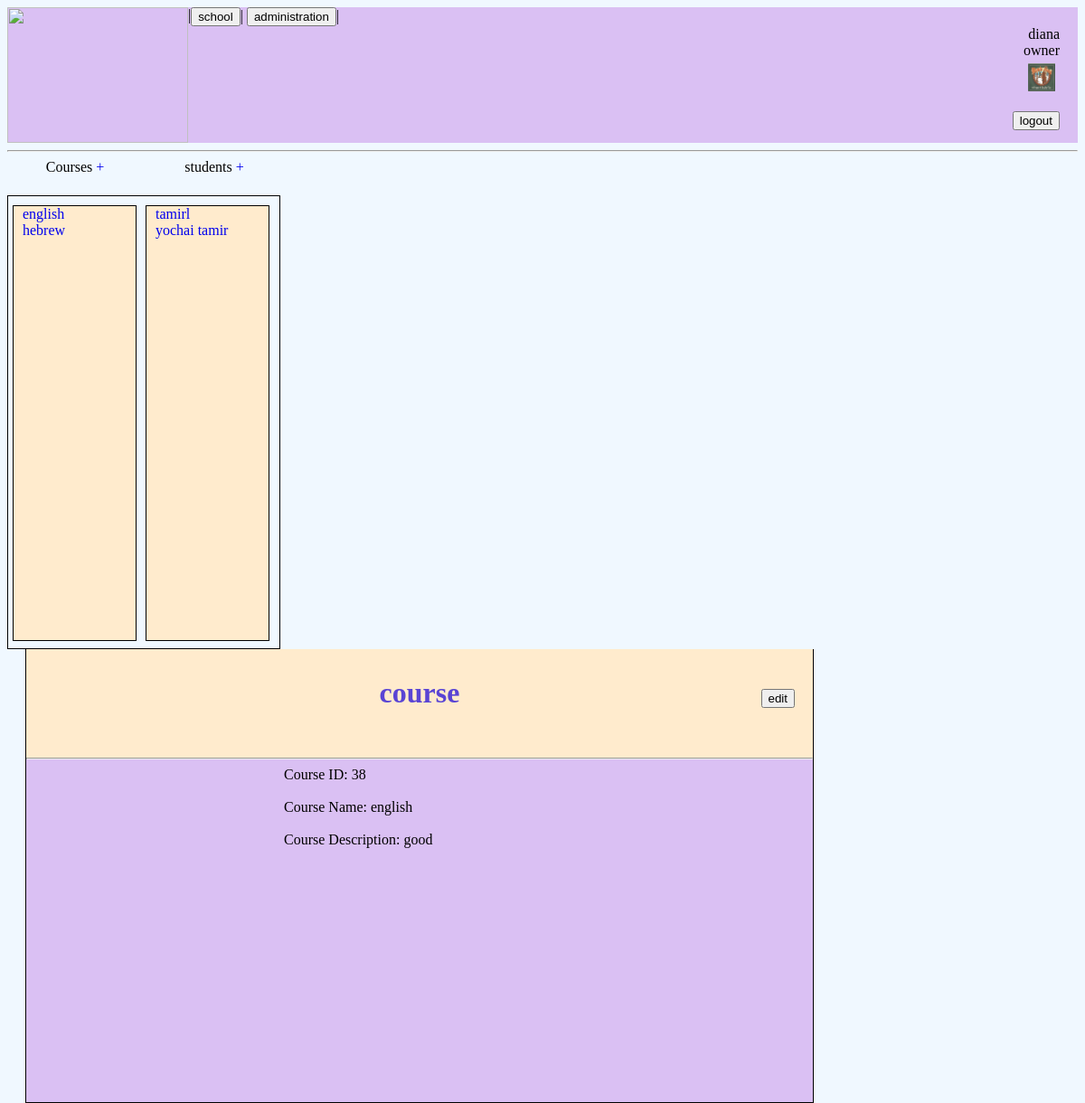
The app's page /view/schoolview.php?school=coursedetails&courseid=38&coursename=english (signed in) with its own data.
### tables this page shows
CREATE TABLE `courses` (
  `ID` int(10) NOT NULL,
  `coursename` varchar(50) NOT NULL,
  `description` varchar(500) NOT NULL
);

CREATE TABLE `students` (
  `ID` int(10) NOT NULL,
  `studentname` varchar(50) NOT NULL,
  `phone` varchar(30) NOT NULL,
  `email` varchar(50) NOT NULL,
  `profilepic` varchar(50) NOT NULL
);

### controller/maincontroller.php (called while the page is built, shortened)
<?php
include_once "../data/bl.php";
class MainController
{
    public function studentsList()
    {
        $a=new BL();
        return $a->studentsList();
    }
    public function courseList()
    {
        $a=new BL();
        return    $a-> courseList();
    }
    public function getCourseDetails()
    {
        $a=new BL();
        $courses=$a->getCourseDetails($_SESSION['courseid']);
        return $courses;
    }
}

### data/data.php (called while the page is built)
<?php
    class Data
    {
        private $servername = "localhost";
        private $username = "root";
        private $password = "";
        private $dbname = "school-project";
        public function fetch($sql)
        {
            try {
                $conn = new PDO("mysql:host=$this->servername;dbname=$this->dbname", $this->username, $this->password);
                $conn->setAttribute(PDO::ATTR_ERRMODE, PDO::ERRMODE_EXCEPTION);
                $resultsArray = $conn->query($sql);
                return $resultsArray;
            } catch (PDOException $e) {
                return $e->getMessage();
            }
        }
    }

### data/bl.php (called while the page is built, shortened)
<?php
include_once "data.php";
class BL
{
    public function studentsList()
    {
        $data= new Data();
        $user=$data->fetch('SELECT `ID`, `studentname` FROM `students`');
        return $user;
    }
    public function courseList()
    {
        $data= new Data();
        $user=$data->fetch('SELECT `ID`, `coursename` FROM `courses`');
        return $user;
    }
    public function getCourseDetails($course)
    {
        $data= new Data();
        $user=$data->fetch("SELECT `ID`, `coursename`,`description` FROM `courses` WHERE ID='".$_SESSION['courseid']."'");
        return $user;
    }
}

### view/schoolview.php (the view, shortened to what this page needs)
        <?php
        include_once "header.php";
        ?>
            <div class=addbuttons>
                <label>Courses</label>
                <?php
                if($_SESSION['role']!='sales'){
                echo '<a href="../view/schoolview.php?school=school&course=addcourse">+</a>';
                }?>
                </div>
            <div class=addbuttons>
                <label>students</label>
                <a href="../view/schoolview.php?school=addstudent">+</a>
            </div>
                <br>
        <div class="menu">
            <div class="list" >
                <?php
                function courseLists(){
                    if(isset($_GET['school'])||isset($_GET['editstudent'])){
                        $a=new MainController();
                        foreach($a->courseList() as $courses){
                            echo "<a href=../view/schoolview.php?school=coursedetails&courseid=".$courses['ID']."&coursename=".$courses['coursename'].">".$courses['coursename']."</a><br>";
                                }
                                }
                            }
                courseLists();
            ?>
            </div>
            <div class="list">
            <?php
            function studentList(){
                if(isset($_GET['school'])||isset($_GET['editstudent'])){
                    $a=new MainController();
                    foreach($a->studentsList() as $student){
                        echo "<a href=../view/schoolview.php?school=studentdetails&studentid=".$student['ID']."&studentname=".$student['studentname'].">".$student['studentname']."</a><br>";
                            }
                            }
                        }
               studentList();
            ?>
            </div>
        </div>
        <div class="maincontainer">
            <?php
          $a= new Router();
          $a->mainContainerRouter();
?>
        </div>
        <?php
        include_once "footer.php";
?>

### view/header.php (shortened to what this page needs)
<?php
include_once "../controller/router.php";
include_once "classes.php";
?>
    <!DOCTYPE html>
    <html lang="en">
    <head>
        <link rel="stylesheet" type="text/css" href="../assets/main.css">
    </head>
    <body>
        <div class=header>
        <div class="clear logo">
            <img class="floatleft" src="../images/images.jpg" width=200px height=150px>
            <span class="floatleft">|</span>
            <form method="GET" action="">
                <input class="floatleft" type="submit" name="school1" value="school">|
                <?php if ($_SESSION['role']=='owner'||$_SESSION['role']=='manager') {
    echo '<input type="submit" name="administration" value="administration">|';
}?>
            </form>
            <div class="right">
                <?php
              echo $_SESSION['user']."<br>". $_SESSION['role'];
              echo '</div>';
              echo '<div class="right">';
              echo '<img class="profilepic1" src="'.$_SESSION['profileimg'].'">';
              echo '</div>';
?>
</div>
<form class="floatright" method=get action="">
<input type=submit name=logout value=logout>
</form>
</div>
        <hr>

### controller/router.php (shortened to what this page needs)
<?php
        include_once "../view/classes.php";
        include_once "maincontroller.php";
        class Router extends ListsController
        {
            public function mainContainerRouter()
            {
                if (isset($_GET['school'])&&$_GET['school']=='studentdetails'&&!isset($_post['editstudent'])) {
                    $a=new MainController();
                    $a->getStudentDetails();
                    $this->studentDetails();
                    $_SESSION['studentid']=$_GET['studentid'];
                    $_SESSION['studentname']=$_GET['studentname'];
                } elseif (isset($_GET['school'])&&($_GET['school']=='addstudent'&&!isset($_POST['add']))) {
                    $this->studentEditForm();
                } elseif ((isset($_GET['school'])&&$_GET['school']=="displayNewStudent")) {
                    $this->studentDetails();
                } elseif (isset($_GET['editstudent'])&&!isset($_POST['delete'])) {
                    $this->studentEditForm();
                    $a=new MainController();
                    if (isset($_FILES['imgfile'])&&!empty($_FILES['imgfile']['name'])) {
                        $a->uploadProfilePic();
                    }
                } elseif (isset($_POST['delete'])) {
                    echo "delete";
                    header("Location: ../view/schoolview.php?school=school&studentid=".$_SESSION['studentid']."&delete=delete&studentname=".$_SESSION['studentname']."'");
                } elseif (isset($_POST['cancel'])) {
                    echo "caNCEL";
                    header("Location: ../view/schoolview.php?school=school&cancel=cancel&studentid=".$_SESSION['studentid']);
                } elseif (isset($_GET['delete'])) {
                    $this->affirmingDelete($_SESSION['studentid']);
                } elseif (isset($_GET['cancel'])) {
                    $this->studentDetails($_SESSION['studentid']);
                } elseif (isset($_GET['school'])&&isset($_GET['course'])&&$_GET['school']=='school'&&$_GET['course']=='addcourse'&&!isset($_POST['coursecreate'])) {
                    $this->editCourse();
                } elseif (isset($_GET['school'])&&$_GET['school']=='displaynewcourse'&&!isset($_POST['editcourse'])) {
                    $a=new MainController();
                    $a->getLastcourseDetails();
                    $this->courseDetails();
                } elseif (isset($_GET['school'])&&$_GET['school']=='coursedetails'&&!isset($_POST['editcourse'])) {
                    $this->courseDetails();
                } elseif (isset($_POST['editcourse'])&&!isset($_POST['coursesave'])) {
                    echo "update15";
                    header("Location: ../view/schoolview.php?school=editcourse&courseid=".$_SESSION['courseid']);
                } elseif (isset($_GET['school'])&&$_GET['school']=='editcourse'&&!isset($_POST['coursesave'])&&!isset($_POST['coursedelete'])) {
                    $this->editCourse();
                } elseif (isset($_POST['coursesave'])) {
                    $a=new MainController();
                    $a->updateCourseValues();
                    header("Location: ../view/schoolview.php?school=displayupdatedcourse&courseid=".$_SESSION['courseid']);
                } elseif (isset($_GET['school'])&&$_GET['school']=='displayupdatedcourse') {
                    echo 'update18';
                    $this->courseDetails();
                } elseif (isset($_POST['coursedelete'])) {
                    $a=new MainController();
                    header("Location: ../view/schoolview.php?school=deletecourse&courseid=".$_SESSION['courseid']);
                } elseif (isset($_GET['school'])&&$_GET['school']=='deletecourse'&&!isset($_POST['deletecourse'])&&!isset($_POST['deletecancel'])) {
                    $this->affirmingdeletecourse();
                } elseif (isset($_POST['deletecourse'])) {
                    $a=new MainController();
                    $a->deleteCourse();
                    header("Location: ../view/schoolview.php?school=affirmdelete&courseid=".$_SESSION['courseid']);
                } elseif (isset($_GET['school'])&&$_GET['school']=='affirmdelete') {
                    $a=new MainController();
                } elseif (isset($_POST['deletecancel'])) {
                    header("Location: ../view/schoolview.php?school=editcourse&courseid=".$_SESSION['courseid']);
                }
            }
        }

### view/classes.php (shortened to what this page needs)
<?php
include_once "../controller/maincontroller.php";
include_once "../data/bl.php";
include_once "header.php";
class ListsController
{
    public function courseDetails()
    {
        $a=new MainController();
        $course=$a->getCourseDetails();
        foreach ($course as $requestedcourse) {
            echo "<div class=titlebox><h1 class='top'>course</h1>
                <form class='floatright ' method='POST' action=''>
                <input  type=submit name=editcourse value=edit>
                </form></div>
                <hr>";
            echo '<div class=maincontainer1>';
            echo 'Course ID:  '.$requestedcourse['ID']."<br><br>";
            echo  'Course Name:  '.$requestedcourse['coursename']."<br><br>";
            echo 'Course Description:  '.$requestedcourse['description']."<br><br>";
            echo '</div>';
        }
    }
}

### view/footer.php
</body>
</html>

### assets/main.css (style rules this page uses)
body { background-color: aliceblue; }
.header { background-color: rgb(218, 192, 243); height:150px; }
.top { padding-top: 30px; text-align: center; }
.floatright { text-align: right; margin-right: 20px; margin-top: -45px; }
.right { text-align: right; margin-right: 20px; }
.floatleft { float: left; }
.clear { clear: both; }
.logo { height: 160px; }
.list { background-color: blanchedalmond; padding-left: 10px; margin-top: 10px; margin-left: 5px; margin-right: 5px; width: 125px; height: 480px; border: solid 1px rgb(0, 0, 0); float: left; }
.addbuttons { width: 150px; height: 40px; display: inline-block; text-align: center; }
.menu { width: 300px; height: 500px; border: solid 1px black; float: left; }
.maincontainer { width: 870px; height: 500px; border: solid 1px black; float: left; margin-left: 20px; background-color: rgb(218, 192, 243); }
a:link { text-decoration: none; }
.maincontainer1 { width:300px; margin: 0 auto; }
.titlebox { margin-top: -22px; margin-bottom: -8px; height: 120px; background-color: blanchedalmond; color:rgb(89, 68, 212); }
.profilepic1 { width:30px; padding:5px; }

### records on screen
courses: coursename "english", ID "38", description "good"
courses: coursename "hebrew"
students: studentname "tamirl"
students: studentname "yochai tamir"

### other values on screen
$_SESSION['user'] "diana"
$_SESSION['role'] "owner"
